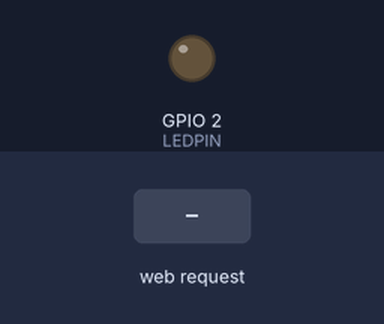
A program run on a simulated ESP32. Parts: output pins drawn as LEDs (lit = HIGH). The test bench sets the inputs (shaded band). WiFi joins after 1.5 s; servers stay silent unless stated; what the program prints to the serial monitor is not drawn.

Above: at 2.7 s.
2.8 s: HTTP request GET /sw?led=on received
At 4.0 s:
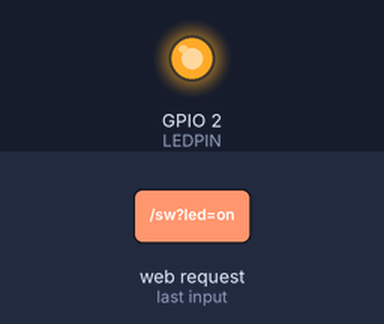
4.3 s: HTTP request GET /sw?led=off received
At 5.2 s:
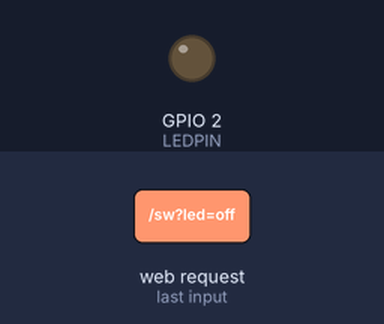
Timing chart, 0 to 7.3 s (numbered marks = the images above; inputs shaded):
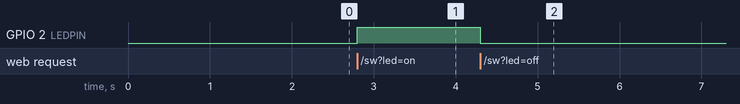

The program:

main.cpp
```cpp
#include <Arduino.h>
#include <WiFi.h>
#include <WebServer.h>

#define LEDPIN 2

const char *ssid = "HONOR-031K0S";
const char *password = "7503030516HJH";

WebServer server(80);

// LED开关
void ledSwitch()
{
  String state = server.arg("led");
  if (state == "on")
  {
    digitalWrite(LEDPIN, HIGH);
  }
  else if (state == "off")
  {
    digitalWrite(LEDPIN, LOW);
  }
  server.send(200,"text/html;charset=utf-8","<h1>LED IS "+state+"</h1>");
}
void setup()
{

  Serial.begin(115200);
  // 初始化GPIO
  pinMode(LEDPIN, OUTPUT);

  WiFi.mode(WIFI_STA);
  WiFi.begin(ssid, password);
  // 等待连接
  while (WiFi.status() != WL_CONNECTED)
  {
    delay(500);
    Serial.print(".");
  }

  Serial.print("\nIP地址:");
  // 获取ip地址
  Serial.println(WiFi.localIP());

  server.on("/sw", ledSwitch);

  //没有页面
  server.onNotFound([](){server.send(200,"text/html;charset=utf-8","没有找到");});

  server.begin();
}

void loop()
{
  server.handleClient();
}
```

Measured:
- after the input at 2.8 s, GPIO 2 (LEDPIN): LOW → HIGH at once
- after the input at 4.3 s, GPIO 2 (LEDPIN): HIGH → LOW at once
